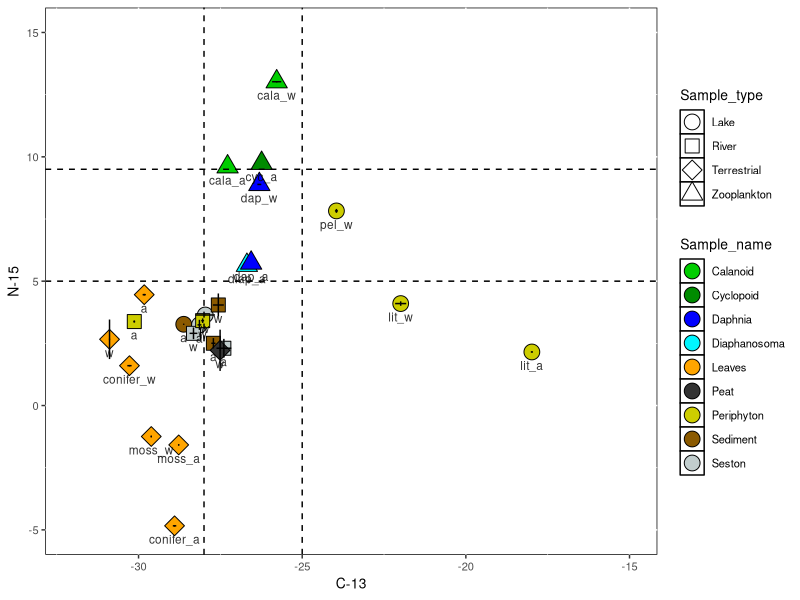
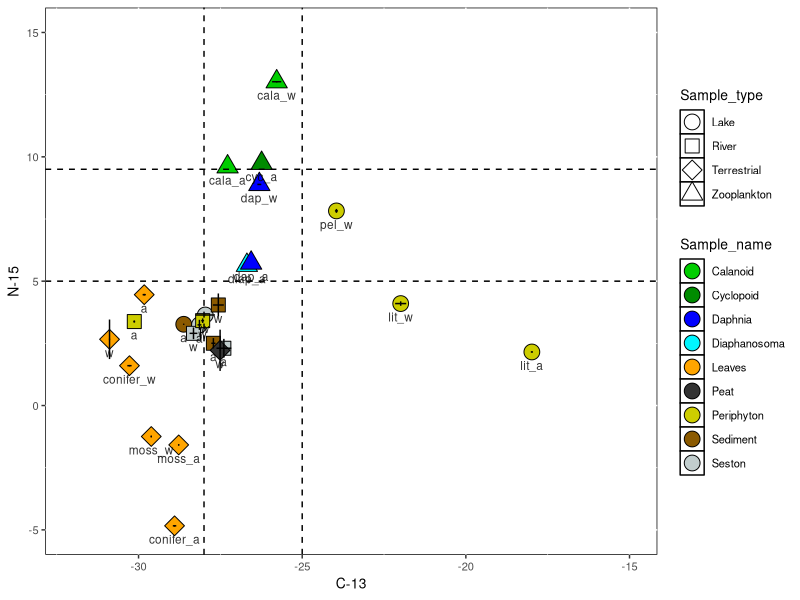

Generate these figures, in order, with R:
#SIA data

#PACKAGES REQUIRED
library(ggplot2) #nice plots
library(RColorBrewer) #define number of colors you want from brewer palette
library(cowplot) #nice plots
library(gtable) #align plots
library(gridExtra) #nice plots
library(tidyverse) #manipulate datasets

#BIPLOTS SIA
#input file
SIAdf <- read.csv("Data/SIA_biplot.csv", stringsAsFactors = T)
str(SIAdf)
names(SIAdf)

#plot
Fig_BI_SIA <- ggplot(SIAdf, aes(x=C13mean, y=N15mean)) + 
  geom_point(aes(shape = Sample_type , fill = Sample_name), size=5) + # add the point markers
  scale_shape_manual(name = "Sample_type",
                     values =c("Lake" = 21,
                               "River" = 22,
                               "Terrestrial" = 23,
                               "Zooplankton" = 24))+
  scale_fill_manual(name = "Sample_name",
                    values=c("Calanoid" = "green3", 
                             "Cyclopoid" = "green4",
                             "Diaphanosoma"="turquoise1", 
                             "Daphnia"="blue",
                             "Seston"="azure3",
                             "Sediment"="orange4",
                             "Periphyton"="yellow3",
                             "Leaves"="orange",
                             "Peat"="gray20")) +
  guides(fill = guide_legend(override.aes = list(shape = 21)))+
  geom_errorbar(data = SIAdf, 
               mapping = aes(x = C13mean,
                             ymin = N15mean - N15sd, 
                             ymax = N15mean + N15sd), 
                width = 0, inherit.aes = FALSE) +
 geom_errorbarh(data = SIAdf, 
                 mapping = aes(y = N15mean,
                               xmin = C13mean - C13sd,
                               xmax = C13mean + C13sd),
                 height = 0, inherit.aes = FALSE)+
  
  xlim(-32, -15)+
  xlab("C-13")+
  ylim(-5,15)+
  ylab("N-15")+
geom_text(data=SIAdf,aes(x=C13mean,y=N15mean,label=Sample_ID),size=3,vjust=2, alpha = 0.8, check_overlap = F) +
 theme(text = element_text(size = 10))+
  geom_hline(yintercept = 5, lty = 2) +
  geom_hline(yintercept = 9.5, lty = 2) +
  geom_vline(xintercept = -25, lty = 2) +
  geom_vline(xintercept = -28, lty = 2) +
theme(panel.background = element_rect(fill = "white", colour = "black"),
      legend.position = "right")

#view plot
Fig_BI_SIA
#save figure as image
ggsave("Figures/Fig_BI_SIA.jpeg", width = 20, height = 15, units = "cm")

